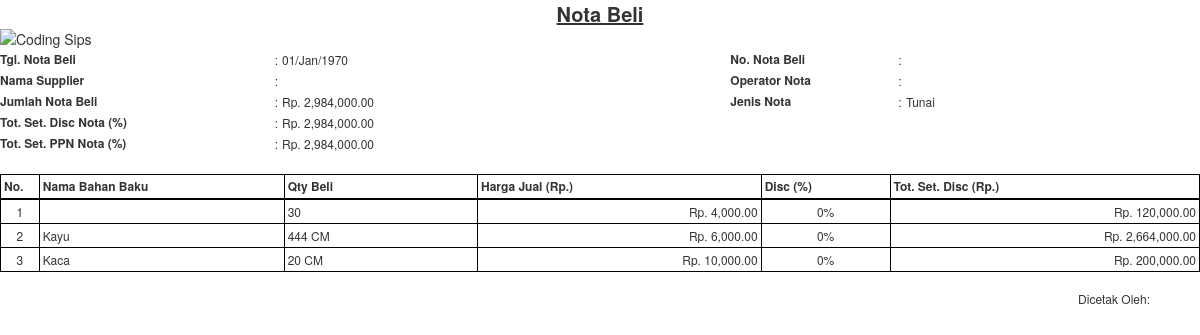
The page /barcode/nota_beli.php?id=18 on the database its author committed.
### tables this page shows
CREATE TABLE `pembelian` (
  `pembelian_id` int(11) NOT NULL,
  `pembelian_tipe` tinyint(1) DEFAULT NULL,
  `transaksi_id` int(11) DEFAULT NULL,
  `supplier_id` int(11) NOT NULL,
  `material_id` int(11) NOT NULL,
  `pembelian_expedisi` varchar(30) DEFAULT NULL,
  `karyawan_id` int(11) DEFAULT NULL,
  `pembelian_dimensi` int(100) DEFAULT NULL,
  `pembelian_jumlah` int(30) NOT NULL,
  `pembelian_harga` double DEFAULT '0',
  `pembelian_diskon` double DEFAULT '0',
  `pembelian_status` tinyint(1) DEFAULT NULL,
  `pembelian_opid` int(11) DEFAULT NULL,
  `pembelian_tdiubah` datetime DEFAULT NULL
);

CREATE TABLE `material` (
  `material_id` int(11) NOT NULL,
  `supplier_id` int(11) NOT NULL,
  `material_barcode` varchar(30) DEFAULT NULL,
  `material_lokasi` varchar(15) DEFAULT NULL,
  `material_nama` varchar(100) NOT NULL,
  `material_tipe` varchar(40) DEFAULT NULL,
  `satuan_id` tinyint(4) DEFAULT NULL,
  `material_panjang` double DEFAULT NULL,
  `material_lebar` double DEFAULT NULL,
  `material_tinggi` double DEFAULT NULL,
  `material_berat` double DEFAULT NULL,
  `material_stok` int(100) DEFAULT NULL,
  `material_status` tinyint(1) DEFAULT NULL,
  `material_opid` int(11) DEFAULT NULL,
  `material_tdiubah` datetime DEFAULT NULL
);

CREATE TABLE `satuan` (
  `satuan_id` int(11) NOT NULL,
  `satuan_nama` varchar(10) NOT NULL,
  `satuan_opid` int(11) DEFAULT NULL,
  `satuan_tdiubah` datetime NOT NULL
);

### library/config_hakakses.php (called while the page is built, shortened)
<?php
    function nama_material($id){
        $db = mysqli_connect(DB_SERVER, DB_USERNAME, DB_PASSWORD, DB_NAME);
        $cek_nama = mysqli_fetch_assoc(mysqli_query($db,"select material_nama from material where material_id='$id'"));
        return $cek_nama['material_nama'];
    }
    function nama_status_material($id){
        $db = mysqli_connect(DB_SERVER, DB_USERNAME, DB_PASSWORD, DB_NAME);
        $cek_nama = mysqli_fetch_assoc(mysqli_query($db,"select satuan_nama from material inner join satuan on material.satuan_id=satuan.satuan_id where material.material_id='$id'"));
        return $cek_nama['satuan_nama'];
    }
?>

### barcode/nota_beli.php (the view, shortened to what this page needs)
<link rel="stylesheet" type="text/css" href="bootstrap.min.css">
<center><b><u style="font-size:20px;">Nota Beli</u></b></center>
<img alt="Coding Sips" src="barcode.php?codetype=Code128&size=30&text=<?php echo $_GET['kode']; ?>&print=true" />
<table style="100%;font-size:12px;" class="nowrap" id="head">
		<?php
  				include('../library/config_hakakses.php');
  				$id = $_GET['id'];
				$data = mysqli_fetch_assoc(mysqli_query($db,"select * from transaksi inner join supplier on transaksi.supplier_id=supplier.supplier_id where transaksi.transaksi_id='$id'"));
				$ppn=$data['transaksi_ppn']; $disc=$data['transaksi_diskon']; $tot_jual=0;
				$sql = mysqli_query($db,"select * from pembelian where transaksi_id='$id'");
				while($key = mysqli_fetch_assoc($sql)){
				 	$sebelum_disc =  $key['pembelian_jumlah'] * $key['pembelian_harga'];
                 	$setelah_disc =  $sebelum_disc - ($sebelum_disc *($key['pembelian_diskon']/100));
					$tot_jual += $setelah_disc;
			   	}
			   	$disc_nota = ($tot_jual*($disc/100));
			   	$totdisc_nota = ($tot_jual-$disc_nota);
			   	$ppn_nota = ($totdisc_nota*($ppn/100));
			   	$totppn_nota = ($totdisc_nota+$ppn_nota);
		?>
		<tbody id="header">
			<tr>
				<th style="width:23%">Tgl. Nota Beli</th>
				<td style="padding-right: 10px;">:</td>
				<td style="width:38%;"><?php echo date('d/M/Y',strtotime($data['transaksi_tanggal'])); ?></td>
				<th style="width:14%;">No. Nota Beli</th>
				<td style="padding-right: 10px;">:</td>
				<td style="width:25%;"><?php echo $data['transaksi_nota']; ?></td>
			</tr>
			<tr>
				<th style="width:23%">Nama Supplier</th>
				<td style="padding-right: 10px;">:</td>
				<td style="width:38%;"><?php echo nama_supplier($data['supplier_id']); ?></td>
				<th style="width:14%;">Operator Nota</th>
				<td style="padding-right: 10px;">:</td>
				<td style="width:25%;"><?php echo nama_opt($data['transaksi_opid']); ?></td>
			</tr>
			<tr>
				<th style="width:23%">Jumlah Nota Beli</th>
				<td style="padding-right: 10px;">:</td>
				<td style="width:38%;"> Rp. <?php echo number_format($tot_jual,2,".",","); ?></td>
				<th style="width:14%;">Jenis Nota</th>
				<td style="padding-right: 10px;">:</td>
				<td style="width:25%;"><?php if($data['transaksi_tipe'] == 0){ echo "Tunai"; }else{ echo "Kredit"; } ?></td>
			</tr>
			<tr>
				<th style="width:23%">Tot. Set. Disc Nota (<?php echo $disc; ?>%)</th>
				<td style="padding-right: 10px;">:</td>
				<td style="width:38%;"> Rp. <?php echo number_format($totdisc_nota,2,".",","); ?></td>
				<th style="width:14%;"></th>
				<td style="padding-right: 10px;"></td>
				<td style="width:25%;"></td>
			</tr>
			<tr>
				<th style="width:23%">Tot. Set. PPN Nota (<?php echo $ppn; ?>%)</th>
				<td style="padding-right: 10px;">:</td>
				<td style="width:38%;">Rp. <?php echo number_format($totppn_nota,2,".",","); ?></td>
				<th style="width:14%;"></th>
				<td style="padding-right: 10px;"></td>
				<td style="width:25%;"></td>
			</tr>
		</tbody>
	</table>
	<table style="100%;font-size:12px;" class="table table-bordered">
        <thead>
            <tr>
                <th style="width:3%;">No.</th>
                <th style="width:19%;">Nama Bahan Baku</th>
                <th style="width:15%;">Qty Beli</th>
                <th style="width:22%;">Harga Jual (Rp.)</th>
                <th style="width:10%;">Disc (%)</th>
                <th style="width:24%;">Tot. Set. Disc (Rp.)</th>
            </tr>
        </thead>
        <tbody>
        <?php $no=0; $setelah_disc3=0;
        		$sql2 = mysqli_query($db,"select * from pembelian where transaksi_id='$id'");
        		$no=0;
				while($key2 = mysqli_fetch_assoc($sql2)){
				 	$sebelum_discx =  $key2['pembelian_jumlah'] * $key2['pembelian_harga'];
				 	if($key2['pembelian_diskon'] != 0){
                 		$setelah_discx =  $sebelum_discx - ($sebelum_discx * ($key2['pembelian_diskon']/100));
                 	}else{
                 		$setelah_discx =  $sebelum_discx;
                 	}
					$no++;
		?>
            <tr>
                <td style="text-align:center;"><?php echo $no; ?></td>
                <td><?php echo nama_material($key2['material_id']); ?></td>
                <td><?php echo str_replace(".00","",number_format($key2['pembelian_jumlah'],2,".",",")); ?> <?php echo nama_status_material($key2['material_id']) ?></td>
                <td style="text-align:right;">Rp. <?php echo number_format($key2['pembelian_harga'],2,".",","); ?></td>
                <td style="text-align: center;"><?php echo str_replace(".00","",number_format($key2['pembelian_diskon'],2,".",",")); ?>%</td>
                <td style="text-align:right;">Rp. <?php echo number_format($setelah_discx,2,".",",");; ?></td>
            </tr>
		<?php } ?>
        </tbody>
    </table>
    <div style="float: right;padding-right: 50px;">
    	<div style="text-align: center;">
	    	<h6>Dicetak Oleh:</h6>
	    	<br>
    	</div>
    </div>

### barcode/nota_beli.php (style rules this page uses)
#header tr td { padding: 2px!important; }

### rows shown on the page
pembelian: pembelian_jumlah "30", pembelian_harga "4,000.00", pembelian_diskon "0", setelah_discx "120,000.00"
pembelian: material.material_nama "Kayu", pembelian_jumlah "444", material.satuan_nama "CM", pembelian_harga "6,000.00", pembelian_diskon "0", setelah_discx "2,664,000.00"
pembelian: material.material_nama "Kaca", pembelian_jumlah "20", material.satuan_nama "CM", pembelian_harga "10,000.00", pembelian_diskon "0", setelah_discx "200,000.00"

### other values the page prints
date('d/M/Y',strtotime($data['transaksi_tanggal'])) "01/Jan/1970"
$tot_jual "2,984,000.00"
$totdisc_nota "2,984,000.00"
$totppn_nota "2,984,000.00"
